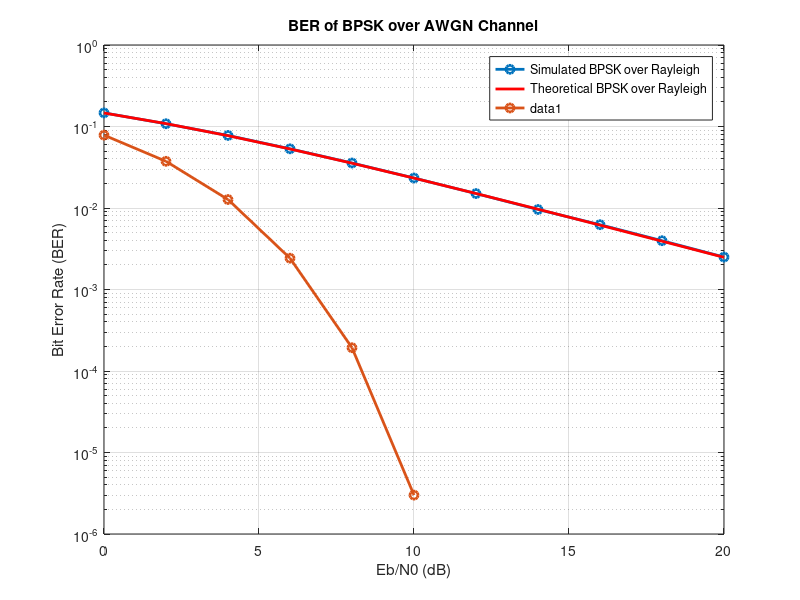

Write MATLAB code to recreate this figure.
clc 
clear all 
close all 
 
N = 1e6; % Number of symbols 
EbN0_dB = 0:2:20; % SNR Range (dB) 
 
data = randi([0 1], 1, N); % Random binary data 
 
bpsk_symbols = 2*data - 1; % 0 -> -1, 1 -> 1 
 
ber_bpsk = zeros (1, length(EbN0_dB)); 
 
for i = 1:length(EbN0_dB) 
     
    EbN0 = 10 ^ (EbN0_dB(i)/10); 
    noise_variance = 1 / (2 * EbN0); 
     
    rayleigh_fading = (randn(1, N) + 1i * randn(1, N)) / sqrt (2); 
     
    received_signal = (rayleigh_fading .* bpsk_symbols) + sqrt (noise_variance) * (randn (1, N) + 1i * randn (1, N)); % Rayleigh 

    equalized_signal = real (received_signal ./ rayleigh_fading); % Tx Real Signal only 
     
    detected_data = equalized_signal > 0; 
    ber_bpsk(i) = sum(detected_data ~= data) / N; 
     
end 
 
 
EbN0_linear = 10 .^ (EbN0_dB/10); 
ber_bpsk_theory = 0.5 .* (1 - sqrt(EbN0_linear ./ (EbN0_linear+1))); 
 
figure; 
semilogy(EbN0_dB, ber_bpsk, 'o-', 'LineWidth', 2); 
hold on; 
semilogy(EbN0_dB, ber_bpsk_theory, 'r-', 'LineWidth', 2); 
xlabel ('Eb/N0 (dB)'); ylabel ('Bit Error Rate (BER)'); 
title ('BER of BPSK over Rayleigh Fading Channel'); 
legend ('Simulated BPSK over Rayleigh', 'Theoretical BPSK over Rayleigh'); 
grid on; 

%%

clc 
clear all 
close all 
 
rng (43); 
 
N = 1e6; % Number of symbols 
EbN0_dB = 0:2:20; % SNR Range (dB) 
 
data = randi([0 1], 1, N); % Random binary data 
 
bpsk_symbols = 2*data - 1; % 0 -> -1, 1 -> 1 
 
ber_bpsk_awgn = zeros (1, length(EbN0_dB)); 
 
for i = 1:length(EbN0_dB) 
     
    EbN0 = 10 ^ (EbN0_dB(i)/10); 
    noise_variance = 1 / (2 * EbN0); 
        
    received_signal1 = bpsk_symbols + sqrt (noise_variance) * (randn (1, N) + 1i * randn (1, N)); % AWGN Only 
    equalized_signal1 = real (received_signal1); 
     
    detected_data1 = equalized_signal1 > 0; 
 
    ber_bpsk_awgn(i) = sum(detected_data1 ~= data) / N; 
     
end 
 
figure (1); 
semilogy(EbN0_dB, ber_bpsk_awgn, 'o-', 'LineWidth', 2); 
xlabel ('Eb/N0 (dB)'); ylabel ('Bit Error Rate (BER)'); 
title ('BER of BPSK over AWGN Channel'); 
grid on;